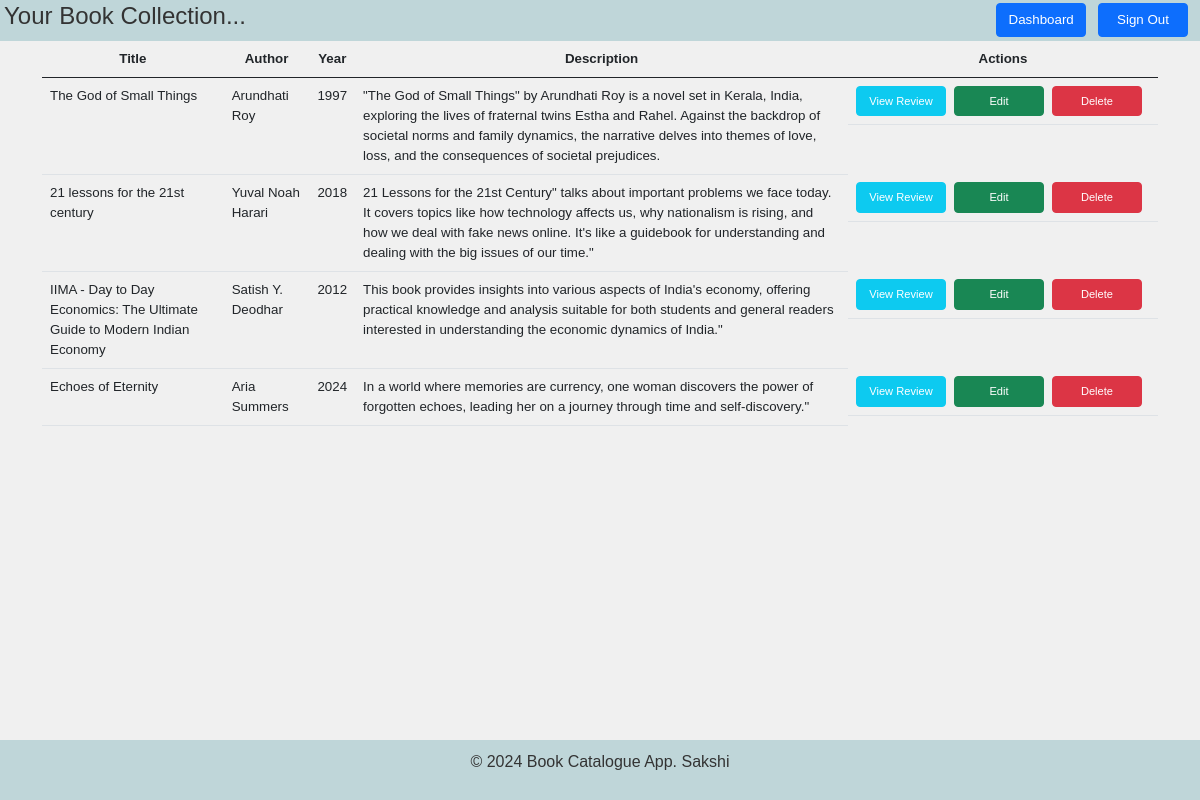
Before: /book_list/ (signed in) with the older database file.
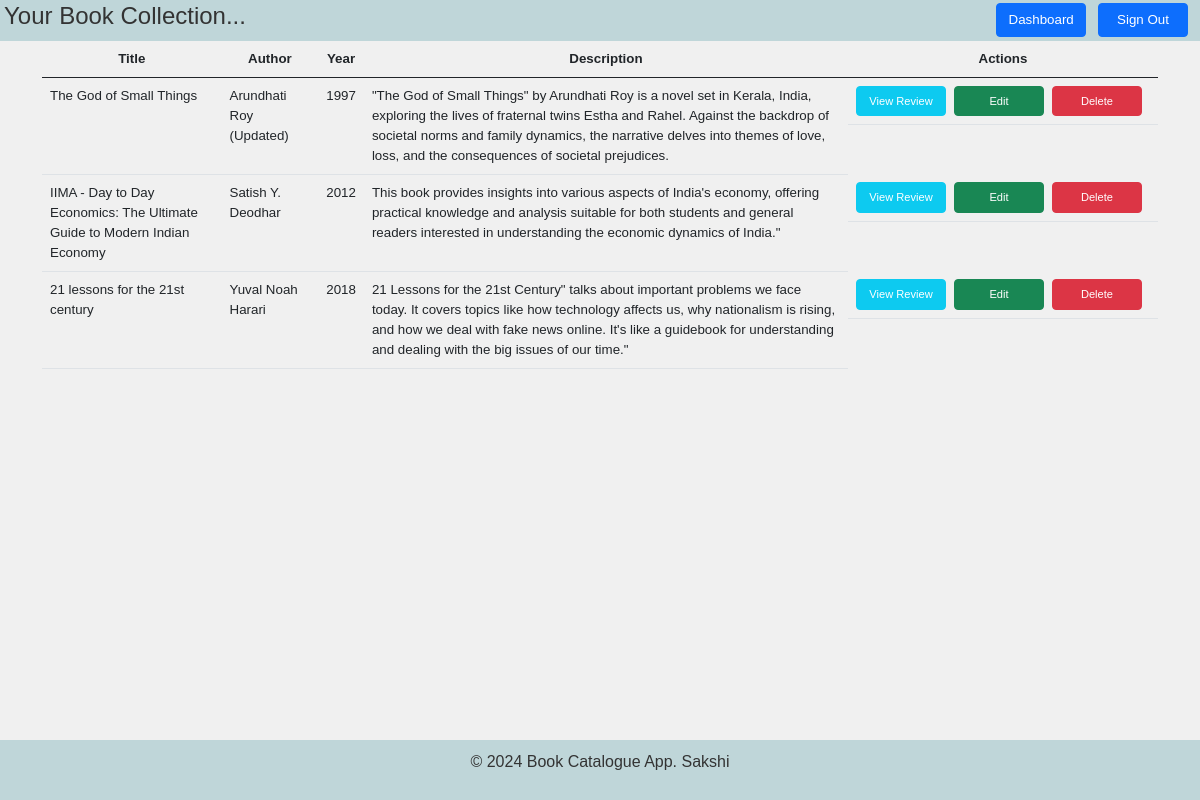
After: the same page with the newer database file.
### access/models.py (models this page shows, shortened)
class Book(models.Model):
    Book_id = models.AutoField(primary_key=True, default=None)
    user = models.ForeignKey(User, on_delete=models.CASCADE)
    book_name = models.CharField(max_length=200)
    author_name = models.CharField(max_length=200, null=True)
    year_of_release = models.IntegerField()
    description = models.TextField()
    rating = models.IntegerField(choices=[(i, i) for i in range(1, 6)])
    comment = models.TextField()
    public = models.BooleanField(default=False)
    created_at = models.DateTimeField(auto_now=True, null=True)

### access/views.py (the view)
# urls.py: path("book_list/", book_list, name="book_list"),
@login_required
def book_list(request):
    if request.method == "GET":
        book_list = Book.objects.filter(user=request.user).order_by("-created_at")
    return render(request, "book_list.html", {"books": book_list})

### access/templates/book_list.html (shortened to what this page needs)
<!doctype html>
<html lang="en">
<head>
    <link href="https://cdn.jsdelivr.net/npm/bootstrap@5.0.2/dist/css/bootstrap.min.css" rel="stylesheet">
</head>
<body>
    <header>
        <div class="header-content">
            {% if user.is_authenticated %}
            <div class="welcome">
                <h4>Your Book Collection...</h4>
            </div>
            <div class="logout">
                <a href="/home/" class="btn btn-primary">Dashboard</a>
                <a href="/signout/" class="btn btn-primary">Sign Out</a>
            </div>
            {% endif %}
        </div>
    </header>
    <div class="container">
        <table class="table">
            <thead class="thead-dark">
                <tr>
                    <th scope="col">Title</th>
                    <th scope="col">Author</th>
                    <th scope="col">Year</th>
                    <th scope="col">Description</th>
                    <th scope="col">Actions</th>
                </tr>
            </thead>
            <tbody>
                {% for book in books %}
                <tr>
                    <td>{{ book.book_name }}</td>
                    <td>{{ book.author_name }}</td>
                    <td>{{ book.year_of_release }}</td>
                    <td>{{ book.description }}</td>
                    <td class="action-button">
                        <button class="btn btn-info" onclick="openReview(this)" data-rating="{{ book.rating }}"
                            data-comment="{{ book.comment }}" data-public="{{ book.public }}">View Review</button>
                        <a href="/edit_book/{{book.Book_id}}/" class="btn btn-success">Edit</a>
                        <a href="/delete_book/{{book.Book_id}}/" class="btn btn-danger">Delete</a>
                    </td>
                </tr>
                {% endfor %}
            </tbody>
        </table>
    </div>
    <footer>
        <p>&copy; 2024 Book Catalogue App. Sakshi</p>
    </footer>
</body>
</html>

Changed rows visible on the page:
removed Book: book_name "Echoes of Eternity", author_name "Aria Summers", year_of_release "2024", description "In a world where memories are currency, one woman discovers the power of forgotten echoes, leading her on a journey through time and self-discovery.\""
changed Book "The God of Small Things": author_name "Arundhati Roy" → "Arundhati Roy (Updated)"
changed Book "IIMA - Day to Day Economics: The Ultimate Guide to Modern Indian Economy": moves up the list
